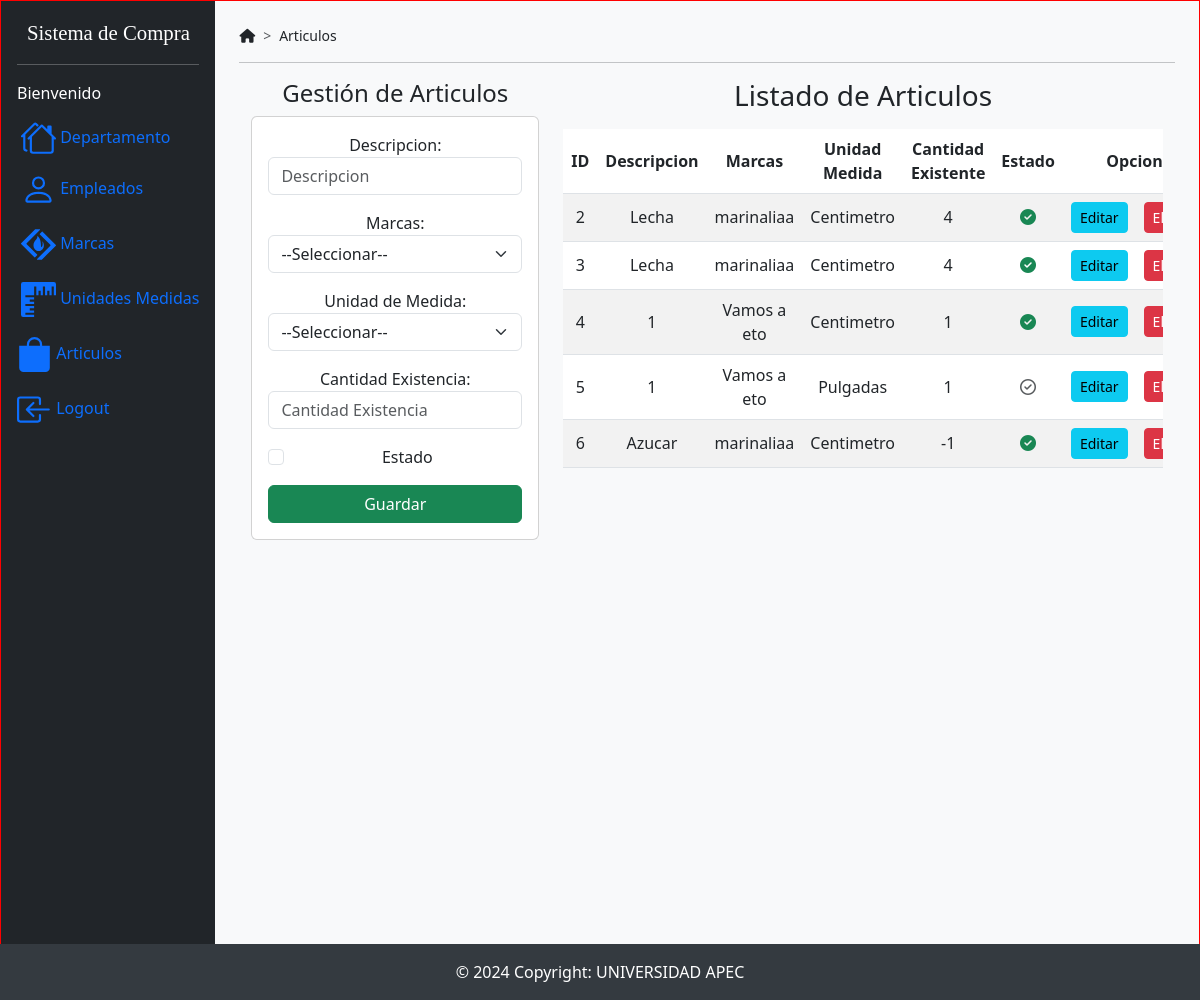
Page /principalArticulos on the committed database.
### SistemaCompraApp/models.py (models this page shows)
class Articulos(models.Model):
    idarticulo = models.AutoField(db_column='IdArticulo', primary_key=True, blank=False, null=False)  # Field name made lowercase.
    descripcion = models.TextField(db_column='Descripcion')  # Field name made lowercase.
    marca = models.ForeignKey('Marcas', models.DO_NOTHING, db_column='Marca', blank=True, null=True)  # Field name made lowercase.
    unidadmedida = models.ForeignKey('UnidadesMedida', models.DO_NOTHING, db_column='UnidadMedida', blank=True, null=True)  # Field name made lowercase.
    existencia = models.IntegerField(db_column='Existencia')  # Field name made lowercase.
    estado = models.TextField(db_column='Estado', blank=True, null=True)  # Field name made lowercase.
    class Meta:
        managed = False
        db_table = 'Articulos'

class Marcas(models.Model):
    idmarca = models.AutoField(db_column='IdMarca', primary_key=True, blank=False, null=False)  # Field name made lowercase.
    descripcion = models.TextField(db_column='Descripcion')  # Field name made lowercase.
    estado = models.TextField(db_column='Estado', blank=True, null=True)  # Field name made lowercase.
    class Meta:
        managed = False
        db_table = 'Marcas'

class UnidadesMedida(models.Model):
    idunidadmedida = models.AutoField(db_column='IdUnidadMedida', primary_key=True, blank=False, null=False)  # Field name made lowercase.
    descripcion = models.TextField(db_column='Descripcion')  # Field name made lowercase.
    estado = models.TextField(db_column='Estado', blank=True, null=True)  # Field name made lowercase.
    class Meta:
        managed = False
        db_table = 'Unidades_Medida'

### SistemaCompraApp/views.py (the view)
# urls.py: path('principalArticulos',views.principalArticulos),
def principalArticulos(request):
    listadoArticulos = Articulos.objects.all()
    listadoMarcas = Marcas.objects.all()
    listadoUnidadMedida = UnidadesMedida.objects.all()
    return render(request, 'principalArticulos.html', {'articulos': listadoArticulos,
                                                       'marcas':listadoMarcas,
                                                       'unidadMedidas':listadoUnidadMedida})

### SistemaCompraApp/templates/principalArticulos.html (shortened to what this page needs)
{% extends "./base.html" %} {% block title %}Sistema de Compras{% endblock %}
{%block navegacion %}Articulos{% endblock %}
{% block body %}
<div class="row">
  <div class="col-sm-12 col-md-6 col-lg-4 col-xl-4 mb-4">
    <h4>Gestión de Articulos</h4>
    <div class="card">
      <div class="card-body">
        <form action="/registrarArticulo/" method="post">
          <div class="form-group mb-3">
            <label for="txtDescripcionArticulos">Descripcion:</label>
            <input
              type="text"
              name="txtDescripcionArticulos"
              id="txtDescripcionArticulo"
              class="form-control"
              placeholder="Descripcion"
              minlength="1"
              maxlength="500"
              required
            />
          </div>
          <div class="form-group mb-3">
            <label for="txtMarcaArticulos">Marcas:</label>
            <select
              class="form-select"
              name="txtMarcaArticulos"
              id="txtMarcaArticulos"
            >
              <option selected>--Seleccionar--</option>
            </select>
          </div>
          <div class="form-group mb-3">
            <label for="txtUnidadMedidaArticulos">Unidad de Medida:</label>
            <select
              class="form-select"
              name="txtUnidadMedidaArticulos"
              id="txtUnidadMedidaArticulos"
            >
              <option selected>--Seleccionar--</option>
            </select>
          </div>
          <div class="form-group mb-3">
            <label for="txtExistenciaArticulos">Cantidad Existencia:</label>
            <input
              type="number"
              name="txtExistenciaArticulos"
              id="txtExistenciaArticulos"
              class="form-control"
              placeholder="Cantidad Existencia"
              minlength="1"
              maxlength="500"
              required
            />
          </div>
          <div class="form-check mb-3">
            <input
              class="form-check-input"
              type="checkbox"
              name="txtEstadoArticulo"
              id="txtEstadoArticulo"
              required
            />
            <label class="form-check-label" for="txtEstadoDepartamento"
              >Estado</label
            >
          </div>
          <div class="d-grid">
            <button type="submit" class="btn btn-success text-white">
              Guardar
            </button>
          </div>
        </form>
      </div>
    </div>
  </div>
  <div class="col-sm-12 col-md-6 col-lg-8 col-xl-8">
    <h3>Listado de Articulos</h3>
    <div class="table-responsive py-2">
      <table class="table table-striped">
        <thead>
          <tr>
            <th>ID</th>
            <th>Descripcion</th>
            <th>Marcas</th>
            <th>Unidad Medida</th>
            <th>Cantidad Existente</th>
            <th>Estado</th>
            <th colspan="2">Opciones</th>
          </tr>
        </thead>
        <tbody>
          {% for articulo in articulos %}
          <tr>
            <td>{{ articulo.idarticulo }}</td>
            <td>{{ articulo.descripcion }}</td>
            <td>{{ articulo.marca.descripcion }}</td>
            <td>{{ articulo.unidadmedida.descripcion }}</td>
            <td>{{ articulo.existencia }}</td>
            <td>
              {% if articulo.estado == "1" %}
              <i class="fa-solid fa-circle-check text-success"></i>
              {% else %}
              <i class="fa-regular fa-circle-check text-muted"></i>
              {% endif %}
            </td>
            <td>
              <a
                href="edicionArticulos/{{ articulo.idarticulo }}"
                class="btn btn-info btn-sm"
                >Editar</a
              >
            </td>
            <td>
              <a
                href="eliminarArticulo/{{ articulo.idarticulo }}"
                class="btn btn-danger btn-sm btnEliminacion"
                >Eliminar</a
              >
            </td>
          </tr>
          {% endfor %}
        </tbody>
      </table>
    </div>
  </div>
</div>
{% endblock %}

### SistemaCompraApp/static/css/baseDesign.css (style rules this page uses)
th, td { text-align: center; vertical-align: middle; }
body { height: 1000px; border: 1px solid red; position: relative; }

### SistemaCompraApp/templates/base.html (style rules this page uses)
a { text-decoration: none; color: blue; }

### rows in the picture
Articulos: idarticulo "2", descripcion "Lecha", marca.descripcion "marinaliaa", unidadmedida.descripcion "Centimetro", existencia "4", Estado "1" (drawn)
Articulos: idarticulo "3", descripcion "Lecha", marca.descripcion "marinaliaa", unidadmedida.descripcion "Centimetro", existencia "4", Estado "1" (drawn)
Articulos: idarticulo "4", descripcion "1", marca.descripcion "Vamos a eto", unidadmedida.descripcion "Centimetro", existencia "1", Estado "1" (drawn)
Articulos: idarticulo "5", descripcion "1", marca.descripcion "Vamos a eto", unidadmedida.descripcion "Pulgadas", existencia "1", Estado "0" (drawn)
Articulos: idarticulo "6", descripcion "Azucar", marca.descripcion "marinaliaa", unidadmedida.descripcion "Centimetro", existencia "-1", Estado "1" (drawn)
